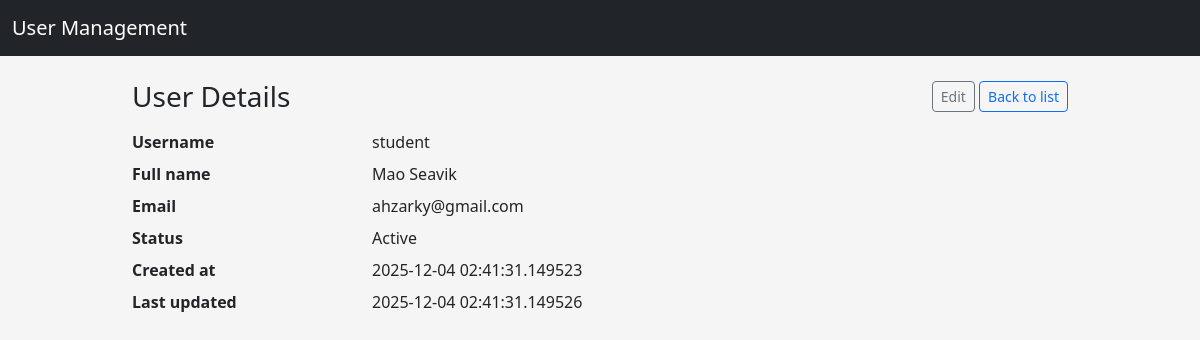
Before: /users/1 with the older database file.
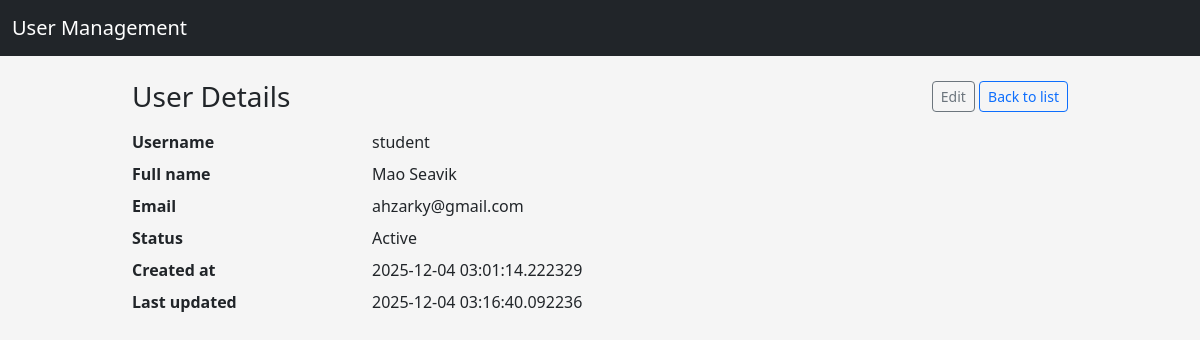
After: the same page with the newer database file.
### app/models/user.py (models this page shows, shortened)
class User(db.Model):
    __tablename__ = "users"
    id = db.Column(db.Integer, primary_key=True)
    username = db.Column(db.String(80), unique=True, nullable=False)
    email = db.Column(db.String(120), unique=True, nullable=False)
    full_name = db.Column(db.String(120), nullable=False)
    is_active = db.Column(db.Boolean, default=True, nullable=False)
    passwork_hash = db.Column(db.String(255), nullable=False)
    created_at = db.Column(db.DateTime, default=datetime.utcnow, nullable=False)
    updated_at = db.Column(
        db.DateTime, default=datetime.utcnow, onupdate=datetime.utcnow, nullable=False
    )

### app/routes/user_routes.py (the view)
@user_bp.route("/<int:user_id>")
def detail(user_id: int):
    user = UserService.get_by_id(user_id)
    if user is None:
        abort(404)
    return render_template("users/detail.html", user=user)

### app/services/user_service.py (called while the page is built)
    @staticmethod
    def get_by_id(user_id: int) -> Optional[User]:
        return User.query.get(user_id)

### app/templates/users/detail.html (shortened to what this page needs)
{% extends "layouts/base.html" %}
{% block content %}
<div class="d-flex justify-content-between align-items-center mb-3">
    <h1 class="h3 mb-0">User Details</h1>
    <div>
        <a href="{{ url_for('users.edit', user_id=user.id)}}" class="btn btn-sm btn-outline-secondary">Edit</a>
        <a href="{{ url_for('users.index') }}" class="btn btn-sm btn-outline-primary">Back to list</a>
    </div>
</div>
<dl class="row">
    <dt class="col-sm-3">Username</dt>
    <dd class="col-sm-9">{{ user.username }}</dd>
    <dt class="col-sm-3">Full name</dt>
    <dd class="col-sm-9">{{ user.full_name }}</dd>
    <dt class="col-sm-3">Email</dt>
    <dd class="col-sm-9">{{ user.email }}</dd>
    <dt class="col-sm-3">Status</dt>
    <dd class="col-sm-9">
        {% if user.is_active %}
        <span clss="badge text-bg-success">Active</span>
        {% else %}
        <span class="badge text-bg-secondary">Inactive</span>
        {% endif %}
    </dd>
    <dt class="col-sm-3">Created at</dt>
    <dd class="col-sm-9">{{ user.created_at }}</dd>
    <dt class="col-sm-3">Last updated</dt>
    <dd class="col-sm-9">{{ user.updated_at }}</dd>
</dl>
{% endblock %}

Changed rows visible on the page:
changed User "student": created_at "2025-12-04 02:41:31.149523" → "2025-12-04 03:01:14.222329"; updated_at "2025-12-04 02:41:31.149526" → "2025-12-04 03:16:40.092236"
